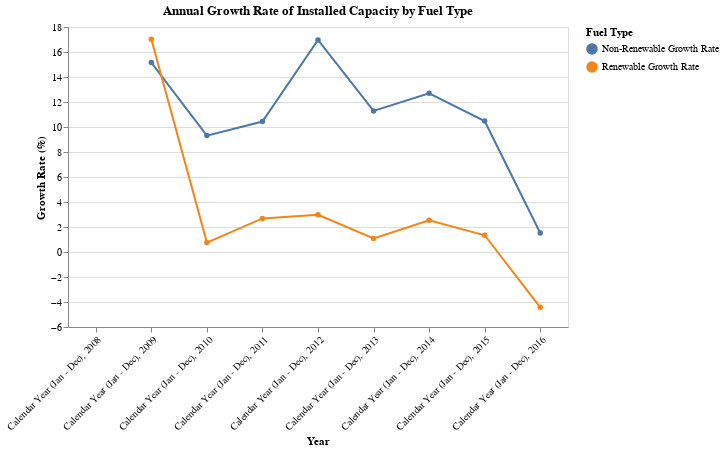

The code cell stored with this chart in its notebook:
### Markdown cell above
10) How does the growth rate of installed capacity for renewable energy sources compare to that of non-renewable sources over time?

### Code cell
renewable_fuels = ['HYDRO']
data['Fuel Type Category'] = data['Type of fuel used'].apply(lambda x: 'Renewable' if x in renewable_fuels else 'Non-Renewable')
filtered_df = data[data['Year'].between('Calendar Year (Jan - Dec), 2008', 'Calendar Year (Jan - Dec), 2016')].copy()
grouped_df = filtered_df.groupby(['Year', 'Fuel Type Category'])['Installed Capacity'].sum().reset_index()
pivoted_df = grouped_df.pivot(index='Year', columns='Fuel Type Category', values='Installed Capacity').reset_index()

for fuel_type in pivoted_df.columns[1:]:
    pivoted_df[f'{fuel_type} Growth Rate'] = pivoted_df[fuel_type].pct_change() * 100

melted_df = pivoted_df.melt(id_vars='Year', var_name='Fuel Type', value_name='Growth Rate')
melted_df = melted_df[melted_df['Fuel Type'].str.contains('Growth Rate')]

chart = alt.Chart(melted_df, title='Annual Growth Rate of Installed Capacity by Fuel Type').mark_line(point=True).encode(
    x=alt.X('Year:N', axis=alt.Axis(labelAngle=-45)),
    y=alt.Y('Growth Rate:Q', title='Growth Rate (%)'),
    color='Fuel Type:N',
    tooltip=['Year', 'Fuel Type', 'Growth Rate']
).properties(
    width=500 
).interactive()
chart

### Figure 1 — Vega-Lite specification as saved in the notebook (floating-point values rounded to 4 significant figures)
{"config": {"view": {"continuousWidth": 300, "continuousHeight": 300}}, "data": {"name": "data-830b35a086b77d595a6b37f2467778f3"}, "mark": {"type": "line", "point": true}, "encoding": {"color": {"field": "Fuel Type", "type": "nominal"}, "tooltip": [{"field": "Year", "type": "nominal"}, {"field": "Fuel Type", "type": "nominal"}, {"field": "Growth Rate", "type": "quantitative"}], "x": {"axis": {"labelAngle": -45}, "field": "Year", "type": "nominal"}, "y": {"field": "Growth Rate", "title": "Growth Rate (%)", "type": "quantitative"}}, "params": [{"name": "param_3", "select": {"type": "interval", "encodings": ["x", "y"]}, "bind": "scales"}], "title": "Annual Growth Rate of Installed Capacity by Fuel Type", "width": 500, "$schema": "https://vega.github.io/schema/vega-lite/v5.8.0.json", "datasets": {"data-830b35a086b77d595a6b37f2467778f3": [{"Year": "Calendar Year (Jan - Dec), 2008", "Fuel Type": "Non-Renewable Growth Rate", "Growth Rate": null}, {"Year": "Calendar Year (Jan - Dec), 2009", "Fuel Type": "Non-Renewable Growth Rate", "Growth Rate": 15.15}, {"Year": "Calendar Year (Jan - Dec), 2010", "Fuel Type": "Non-Renewable Growth Rate", "Growth Rate": 9.312}, {"Year": "Calendar Year (Jan - Dec), 2011", "Fuel Type": "Non-Renewable Growth Rate", "Growth Rate": 10.43}, {"Year": "Calendar Year (Jan - Dec), 2012", "Fuel Type": "Non-Renewable Growth Rate", "Growth Rate": 16.96}, {"Year": "Calendar Year (Jan - Dec), 2013", "Fuel Type": "Non-Renewable Growth Rate", "Growth Rate": 11.28}, {"Year": "Calendar Year (Jan - Dec), 2014", "Fuel Type": "Non-Renewable Growth Rate", "Growth Rate": 12.7}, {"Year": "Calendar Year (Jan - Dec), 2015", "Fuel Type": "Non-Renewable Growth Rate", "Growth Rate": 10.48}, {"Year": "Calendar Year (Jan - Dec), 2016", "Fuel Type": "Non-Renewable Growth Rate", "Growth Rate": 1.526}, {"Year": "Calendar Year (Jan - Dec), 2008", "Fuel Type": "Renewable Growth Rate", "Growth Rate": null}, {"Year": "Calendar Year (Jan - Dec), 2009", "Fuel Type": "Renewable Growth Rate", "Growth Rate": 17.02}, {"Year": "Calendar Year (Jan - Dec), 2010", "Fuel Type": "Renewable Growth Rate", "Growth Rate": 0.7517}, {"Year": "Calendar Year (Jan - Dec), 2011", "Fuel Type": "Renewable Growth Rate", "Growth Rate": 2.686}, {"Year": "Calendar Year (Jan - Dec), 2012", "Fuel Type": "Renewable Growth Rate", "Growth Rate": 2.978}, {"Year": "Calendar Year (Jan - Dec), 2013", "Fuel Type": "Renewable Growth Rate", "Growth Rate": 1.085}, {"Year": "Calendar Year (Jan - Dec), 2014", "Fuel Type": "Renewable Growth Rate", "Growth Rate": 2.537}, {"Year": "Calendar Year (Jan - Dec), 2015", "Fuel Type": "Renewable Growth Rate", "Growth Rate": 1.339}, {"Year": "Calendar Year (Jan - Dec), 2016", "Fuel Type": "Renewable Growth Rate", "Growth Rate": -4.427}]}}
